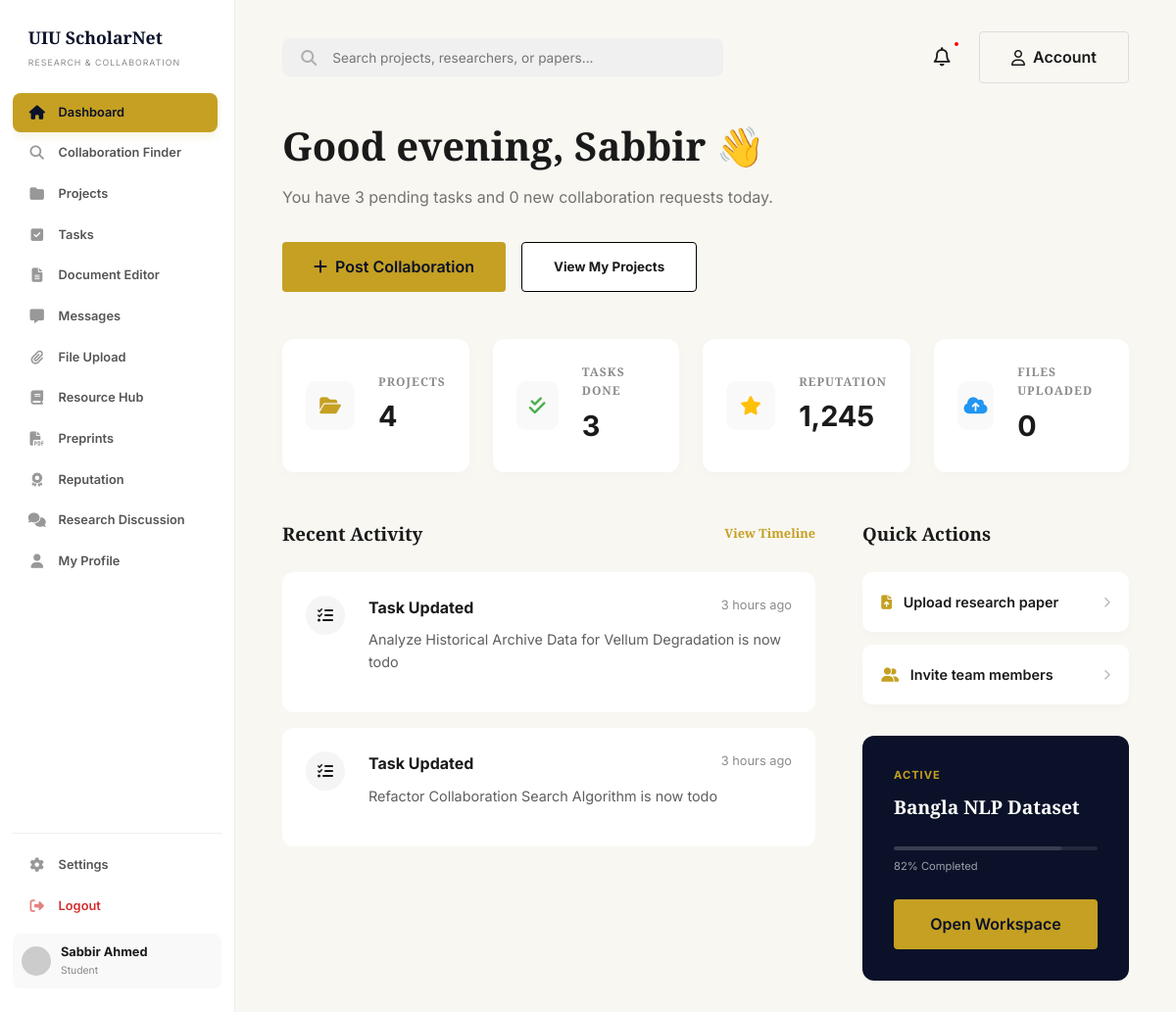
Page /dashboard/index.php (signed in) on the committed database.
### tables this page shows
CREATE TABLE IF NOT EXISTS users (
    id INT AUTO_INCREMENT PRIMARY KEY,
    full_name VARCHAR(100) NOT NULL,
    email VARCHAR(100) UNIQUE NOT NULL,
    password VARCHAR(255) NOT NULL,
    role ENUM('student', 'faculty') DEFAULT 'student',
    department VARCHAR(100),
    interests TEXT,
    skills TEXT,
    points INT DEFAULT 0,
    created_at TIMESTAMP DEFAULT CURRENT_TIMESTAMP
);

CREATE TABLE IF NOT EXISTS projects (
    id INT AUTO_INCREMENT PRIMARY KEY,
    title VARCHAR(255) NOT NULL,
    description TEXT,
    department VARCHAR(100),
    visibility ENUM('public', 'institution', 'private') DEFAULT 'public',
    status ENUM('planning', 'active', 'review', 'completed') DEFAULT 'active',
    progress INT DEFAULT 0,
    creator_id INT,
    created_at TIMESTAMP DEFAULT CURRENT_TIMESTAMP,
    FOREIGN KEY (creator_id) REFERENCES users(id) ON DELETE SET NULL
);

### includes/auth_check.php (called while the page is built, shortened)
<?php
require_once('db_connect.php');
$user_id = (int)$_SESSION['user_id'];
$stmt = $conn->prepare("SELECT * FROM users WHERE id = ?");
$stmt->bind_param("i", $user_id);
$stmt->execute();
$user_result = $stmt->get_result();
$user_data = $user_result->fetch_assoc();
?>

### dashboard/index.php (the view, shortened to what this page needs)
<?php
require_once('../includes/auth_check.php');
$pstmt = $conn->prepare("SELECT COUNT(*) as total FROM projects WHERE creator_id = ?");
$pstmt->bind_param("i", $user_id);
$pstmt->execute();
$projects_total = (int)($pstmt->get_result()->fetch_assoc()['total'] ?? 0);
$tstmt = $conn->prepare("SELECT COUNT(*) as total FROM tasks WHERE assigned_to = ? AND status = 'done'");
$tstmt->bind_param("i", $user_id);
$tstmt->execute();
$tasks = (int)($tstmt->get_result()->fetch_assoc()['total'] ?? 0);
$fstmt = $conn->prepare("SELECT COUNT(*) as total FROM resources WHERE user_id = ?");
$fstmt->bind_param("i", $user_id);
$fstmt->execute();
$files = (int)($fstmt->get_result()->fetch_assoc()['total'] ?? 0);
$ptStmt = $conn->prepare("SELECT COUNT(*) as total FROM tasks WHERE assigned_to = ? AND status != 'done'");
$ptStmt->bind_param("i", $user_id);
$ptStmt->execute();
$pending_tasks = (int)($ptStmt->get_result()->fetch_assoc()['total'] ?? 0);
$crStmt = $conn->prepare("SELECT COUNT(*) as total FROM collaboration_applications ca JOIN collaboration_posts cp ON ca.post_id = cp.id WHERE cp.user_id = ? AND ca.status = 'pending'");
$crStmt->bind_param("i", $user_id);
$crStmt->execute();
$collab_requests = (int)($crStmt->get_result()->fetch_assoc()['total'] ?? 0);
$spotlightStmt = $conn->prepare("SELECT * FROM projects WHERE creator_id = ? AND status != 'completed' ORDER BY progress DESC LIMIT 1");
$spotlightStmt->bind_param("i", $user_id);
$spotlightStmt->execute();
$spotlightProject = $spotlightStmt->get_result()->fetch_assoc();
$recentTaskStmt = $conn->prepare("SELECT title, created_at, status FROM tasks WHERE assigned_to = ? ORDER BY created_at DESC LIMIT 2");
$recentTaskStmt->bind_param("i", $user_id);
$recentTaskStmt->execute();
$recent_tasks = $recentTaskStmt->get_result();
$activities = [];
while ($row = $recent_tasks->fetch_assoc()) {
    $activities[] = [
        'type' => 'task',
        'title' => 'Task Updated',
        'desc' => htmlspecialchars($row['title']) . ' is now ' . htmlspecialchars($row['status']),
        'time' => $row['created_at']
    ];
}
usort($activities, function($a, $b) {
    return strtotime($b['time']) - strtotime($a['time']);
});
function time_elapsed_string($datetime, $full = false) {
    $now = new DateTime;
    $ago = new DateTime($datetime);
    $diff = $now->diff($ago);
    $diff->w = floor($diff->d / 7);
    $diff->d -= $diff->w * 7;
    $string = array(
        'y' => 'year',
        'm' => 'month',
        'w' => 'week',
        'd' => 'day',
        'h' => 'hour',
        'i' => 'minute',
        's' => 'second',
    );
    foreach ($string as $k => &$v) {
        if ($diff->$k) {
            $v = $diff->$k . ' ' . $v . ($diff->$k > 1 ? 's' : '');
        } else {
            unset($string[$k]);
        }
    }
    if (!$full) $string = array_slice($string, 0, 1);
    return $string ? implode(', ', $string) . ' ago' : 'just now';
}
?>
<!DOCTYPE html>
<html lang="en">
<head>
    <link rel="stylesheet" href="https://cdnjs.cloudflare.com/ajax/libs/font-awesome/6.4.0/css/all.min.css">
    <link rel="stylesheet" href="../assets/css/style.css">
</head>
<body class="dashboard-page">
    <?php include('../includes/sidebar.php'); ?>
    <main class="main-content">
        <header class="dash-header">
            <div class="search-container">
                <i class="fa-solid fa-magnifying-glass search-icon"></i>
                <input type="text" placeholder="Search projects, researchers, or papers...">
            </div>
            <div class="nav-actions">
                <a href="#" class="notification-icon">
                    <i class="fa-regular fa-bell"></i>
                    <?php if ($collab_requests > 0 || $pending_tasks > 0): ?>
                        <span class="notification-dot"></span>
                    <?php endif; ?>
                </a>
                <a href="profile.php" class="btn btn-outline"><i class="fa-regular fa-user"></i> Account</a>
            </div>
        </header>
        <section class="greeting">
            <?php
            $hour = date('H');
            if ($hour < 12) {
                $greeting = "Good morning";
            } elseif ($hour < 18) {
                $greeting = "Good afternoon";
            } else {
                $greeting = "Good evening";
            }
            ?>
            <h1><?php echo $greeting; ?>, <?php echo htmlspecialchars(explode(' ', $user_data['full_name'])[0]); ?> 👋</h1>
            <p>You have <?php echo $pending_tasks; ?> pending tasks and <?php echo $collab_requests; ?> new collaboration requests today.</p>
            <div class="dash-actions">
                <a href="collaboration.php" class="btn btn-primary btn-collab"><i class="fa-solid fa-plus"></i> Post Collaboration</a>
                <button class="btn btn-outline btn-view-projects" onclick="openProjectsModal()">View My Projects</button>
            </div>
        </section>
        <section class="dash-stats">
            <div class="stat-card">
                <div class="stat-icon"><i class="fa-solid fa-folder-open" style="color: var(--secondary-color);"></i></div>
                <div class="stat-info">
                    <h4>PROJECTS</h4>
                    <div class="value"><?php echo $projects_total; ?></div>
                </div>
            </div>
            <div class="stat-card">
                <div class="stat-icon"><i class="fa-solid fa-check-double stat-icon-green"></i></div>
                <div class="stat-info">
                    <h4>TASKS DONE</h4>
                    <div class="value"><?php echo $tasks; ?></div>
                </div>
            </div>
            <div class="stat-card">
                <div class="stat-icon"><i class="fa-solid fa-star stat-icon-yellow"></i></div>
                <div class="stat-info">
                    <h4>REPUTATION</h4>
                    <div class="value"><?php echo number_format($user_data['points']); ?></div>
                </div>
            </div>
            <div class="stat-card">
                <div class="stat-icon"><i class="fa-solid fa-cloud-arrow-up stat-icon-blue"></i></div>
                <div class="stat-info">
                    <h4>FILES UPLOADED</h4>
                    <div class="value"><?php echo $files; ?></div>
                </div>
            </div>
        </section>
        <div class="dash-grid">
            <section class="activity-feed">
                <h3>Recent Activity <a href="tasks.php" class="timeline-link">View Timeline</a></h3>
                <?php if (empty($activities)): ?>
                    <p class="text-muted" style="color: var(--text-light); margin-top: 1rem;">No recent activity to show.</p>
                <?php else: ?>
                    <?php foreach (array_slice($activities, 0, 4) as $activity): ?>
                        <div class="activity-card">
                            <div class="activity-icon">
                                <?php if ($activity['type'] === 'collab'): ?>
                                    <i class="fa-solid fa-user-plus"></i>
                                <?php else: ?>
                                    <i class="fa-solid fa-tasks"></i>
                                <?php endif; ?>
                            </div>
                            <div class="activity-body">
                                <div class="activity-header">
                                    <h4><?php echo $activity['title']; ?></h4>
                                    <span class="time"><?php echo time_elapsed_string($activity['time']); ?></span>
                                </div>
                                <div class="activity-content">
                                    <?php echo $activity['desc']; ?>
                                </div>
                            </div>
                        </div>
                    <?php endforeach; ?>
                <?php endif; ?>
            </section>
            <aside class="dash-sidebar">
                <section class="quick-actions">
                    <h3>Quick Actions</h3>
                    <a href="file_upload.php" class="action-item">
                        <span><i class="fa-solid fa-file-arrow-up action-icon"></i> Upload research paper</span>
                        <i class="fa-solid fa-chevron-right chevron-icon"></i>
                    </a>
                    <a href="collaboration.php" class="action-item">
                        <span><i class="fa-solid fa-user-group action-icon"></i> Invite team members</span>
                        <i class="fa-solid fa-chevron-right chevron-icon"></i>
                    </a>
                </section>
                <div class="spotlight-card">
                    <?php if ($spotlightProject): ?>
                        <div class="status"><?php echo strtoupper(htmlspecialchars($spotlightProject['status'])); ?></div>
                        <h4><?php echo htmlspecialchars($spotlightProject['title']); ?></h4>
                        <div class="progress-bar spotlight-progress-bar">
                            <div class="progress-fill spotlight-progress" style="width: <?php echo (int)$spotlightProject['progress']; ?>%;"></div>
                        </div>
                        <div class="spotlight-progress-text">
                            <span><?php echo (int)$spotlightProject['progress']; ?>% Completed</span>
                        </div>
                        <a href="tasks.php?project_id=<?php echo $spotlightProject['id']; ?>" class="btn btn-primary spotlight-btn" style="text-decoration:none; display:inline-block; text-align:center;">Open Workspace</a>
                    <?php endif; ?>
                </div>
            </aside>
        </div>
    </main>
</body>
</html>

### includes/sidebar.php
<aside class="sidebar">
    <div class="logo">UIU ScholarNet</div>
    <div class="sidebar-subtitle">RESEARCH & COLLABORATION</div>
    <nav class="sidebar-menu">
        <a href="index.php" class="menu-item <?php echo (basename($_SERVER['PHP_SELF']) == 'index.php') ? 'active' : ''; ?>">
            <i class="fa-solid fa-house"></i> Dashboard
        </a>
        <a href="collaboration.php" class="menu-item <?php echo (basename($_SERVER['PHP_SELF']) == 'collaboration.php') ? 'active' : ''; ?>">
            <i class="fa-solid fa-magnifying-glass"></i> Collaboration Finder
        </a>
        <a href="projects.php" class="menu-item <?php echo (basename($_SERVER['PHP_SELF']) == 'projects.php') ? 'active' : ''; ?>">
            <i class="fa-solid fa-folder"></i> Projects
        </a>
        <a href="tasks.php" class="menu-item <?php echo (basename($_SERVER['PHP_SELF']) == 'tasks.php') ? 'active' : ''; ?>">
            <i class="fa-solid fa-square-check"></i> Tasks
        </a>
        <a href="document_editor.php" class="menu-item <?php echo (basename($_SERVER['PHP_SELF']) == 'document_editor.php') ? 'active' : ''; ?>">
            <i class="fa-solid fa-file-lines"></i> Document Editor
        </a>
        <a href="messages.php" class="menu-item <?php echo (basename($_SERVER['PHP_SELF']) == 'messages.php') ? 'active' : ''; ?>">
            <i class="fa-solid fa-message"></i> Messages
        </a>
        <a href="file_upload.php" class="menu-item <?php echo (basename($_SERVER['PHP_SELF']) == 'file_upload.php') ? 'active' : ''; ?>">
            <i class="fa-solid fa-paperclip"></i> File Upload
        </a>
        <a href="resources.php" class="menu-item <?php echo (basename($_SERVER['PHP_SELF']) == 'resources.php') ? 'active' : ''; ?>">
            <i class="fa-solid fa-book"></i> Resource Hub
        </a>
        <a href="preprints.php" class="menu-item <?php echo (basename($_SERVER['PHP_SELF']) == 'preprints.php' || basename($_SERVER['PHP_SELF']) == 'preprint_details.php') ? 'active' : ''; ?>">
            <i class="fa-solid fa-file-pdf"></i> Preprints
        </a>
        <a href="profile.php" class="menu-item"><i class="fa-solid fa-award"></i> Reputation</a>
        <a href="messages.php" class="menu-item"><i class="fa-solid fa-comments"></i> Research Discussion</a>
        <a href="profile.php" class="menu-item <?php echo (basename($_SERVER['PHP_SELF']) == 'profile.php') ? 'active' : ''; ?>">
            <i class="fa-solid fa-user"></i> My Profile
        </a>
    </nav>
    <div class="sidebar-footer">
        <a href="profile.php" class="menu-item"><i class="fa-solid fa-gear"></i> Settings</a>
        <a href="../auth/logout.php" class="menu-item logout-link"><i class="fa-solid fa-right-from-bracket"></i> Logout</a>
        <div class="user-profile-small">
            <img src="https://ui-avatars.com/api/?name=<?php echo urlencode($user_data['full_name']); ?>&background=0a1128&color=fff" alt="User">
            <div>
                <div class="user-name"><?php echo $user_data['full_name']; ?></div>
                <div class="user-role"><?php echo ucfirst($user_data['role']); ?></div>
            </div>
        </div>
    </div>
</aside>

### rows in the picture
users: full_name "Sabbir Ahmed", role "Student", full_name "Sabbir", points "1,245"
projects: status "ACTIVE", title "Bangla NLP Dataset", progress "82"

### other values in the picture
$greeting "Good evening"
$pending_tasks "3"
$collab_requests "0"
$projects_total "4"
$tasks "3"
$files "0"
$activity['title'] "Task Updated"
time_elapsed_string($activity['time']) "3 hours ago"
$activity['desc'] "Analyze Historical Archive Data for Vellum Degradation is now todo"
$activity['desc'] "Refactor Collaboration Search Algorithm is now todo"
